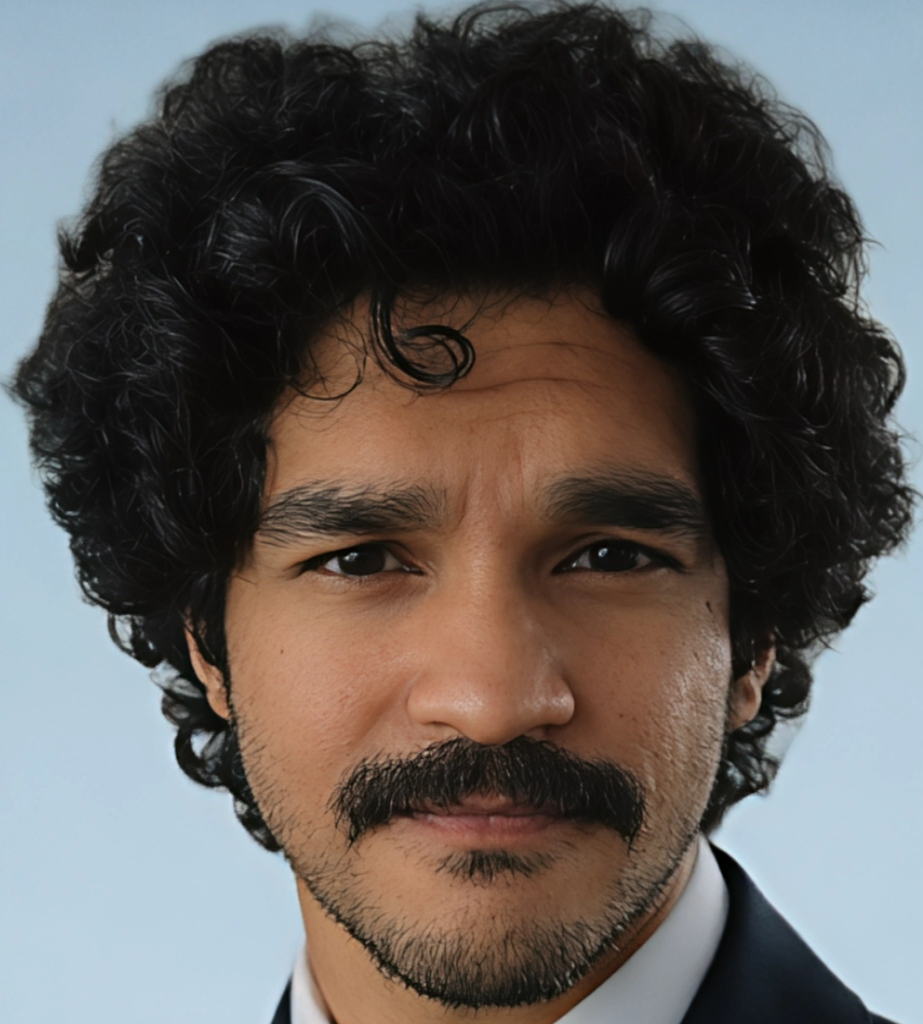
#> input picture assets/ascii-source.png, 923 x 1024 px
$ python generate_ascii.py
#> lines starting #> are read from the running program, lines starting #| are printed output that depends on the picture
from PIL import Image, ImageOps, ImageEnhance
from html import escape

IMAGE_PATH = "assets/ascii-source.png"
OUTPUT_PATH = "ascii_tspans.txt"

# Tune these if needed
WIDTH = 34
START_X = 20
START_Y = 30
LINE_HEIGHT = 20

# Dense charset, similar chaotic Andrew style
ASCII_CHARS = " .'`^\",:;Il!i><~+_-?][}{1)(|\\/tfjrxnuvczXYUJCLQ0OZmwqpdbkhao*#MW&8%B@$"

def resize_image(image, new_width):
    width, height = image.size
    aspect_ratio = height / width

    # 0.48 compensates for monospace characters being taller than wide
    new_height = int(aspect_ratio * new_width * 0.48)

    return image.resize((new_width, new_height))

def image_to_ascii():
    image = Image.open(IMAGE_PATH).convert("L")
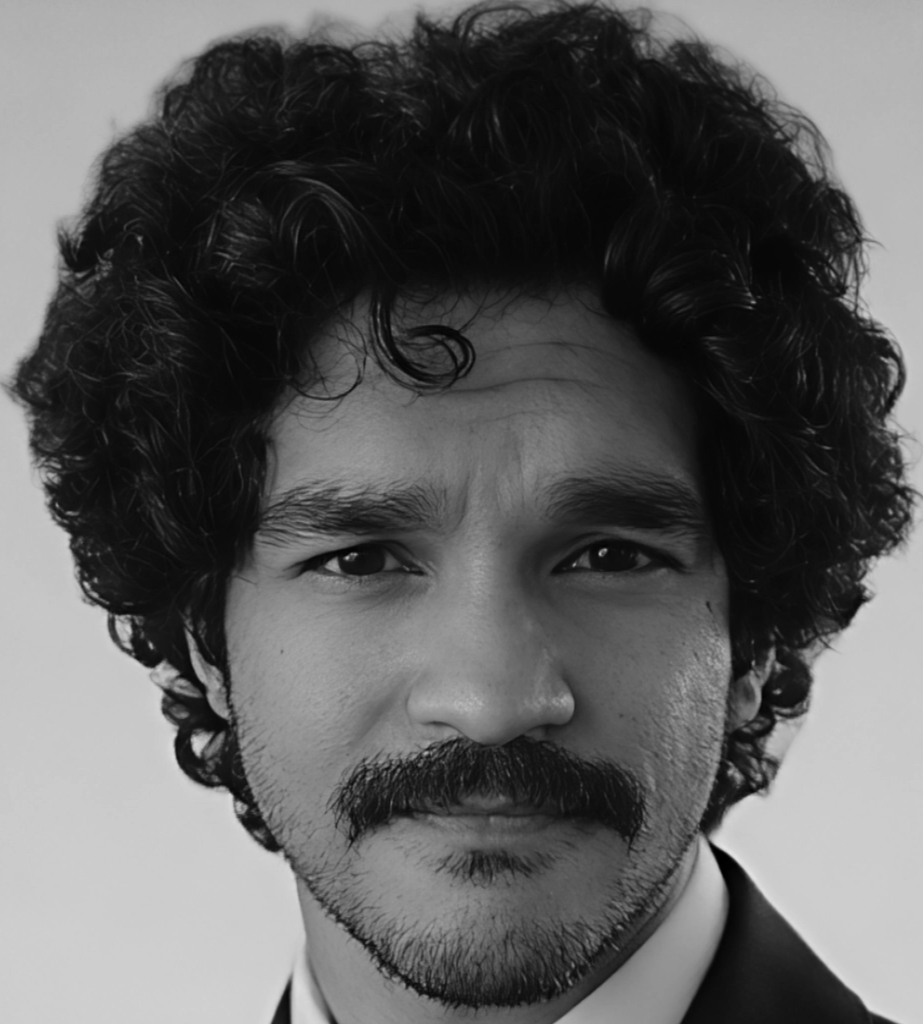
#> image: PIL image 923x1024 L; min 0, max 227, mean 93.7

    # Increase contrast so the ASCII has stronger structure
    image = ImageEnhance.Contrast(image).enhance(1.8)
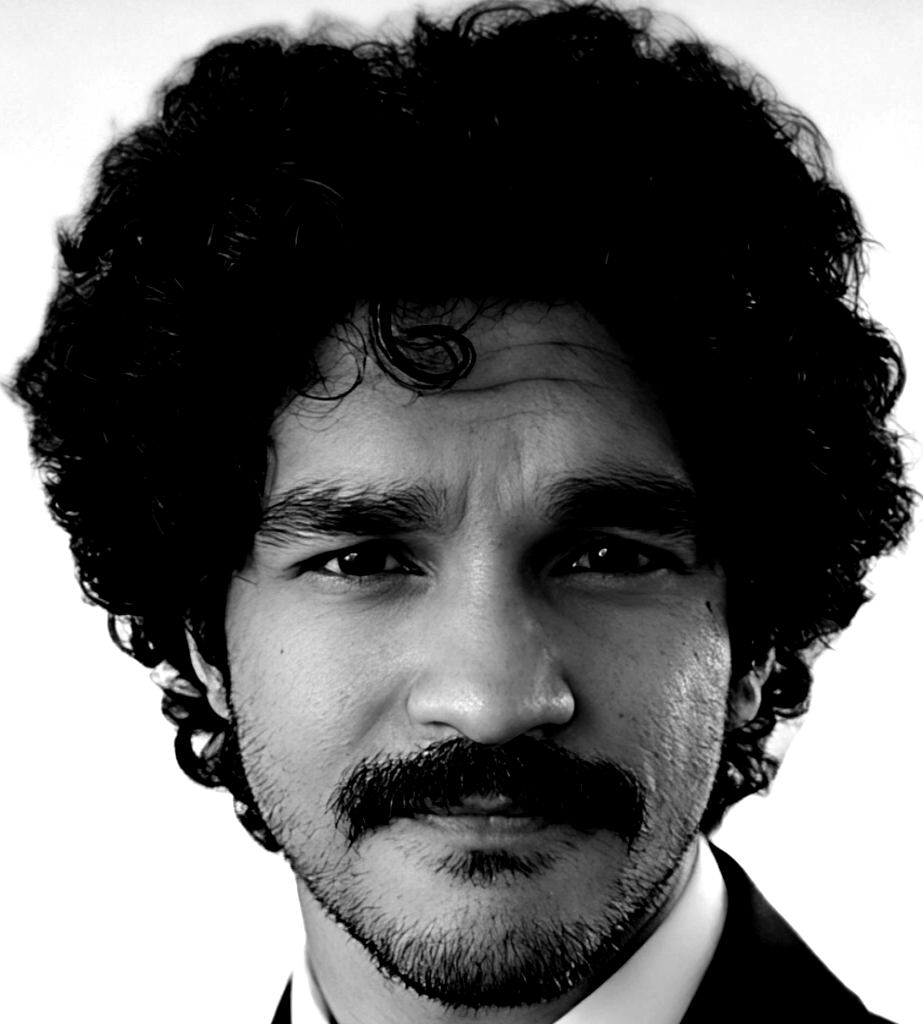
#> image: PIL image 923x1024 L; min 0, max 255, mean 102.8

    # Optional sharpen feel through autocontrast
    image = ImageOps.autocontrast(image)

    # Invert so darker image regions become denser characters
    image = ImageOps.invert(image)
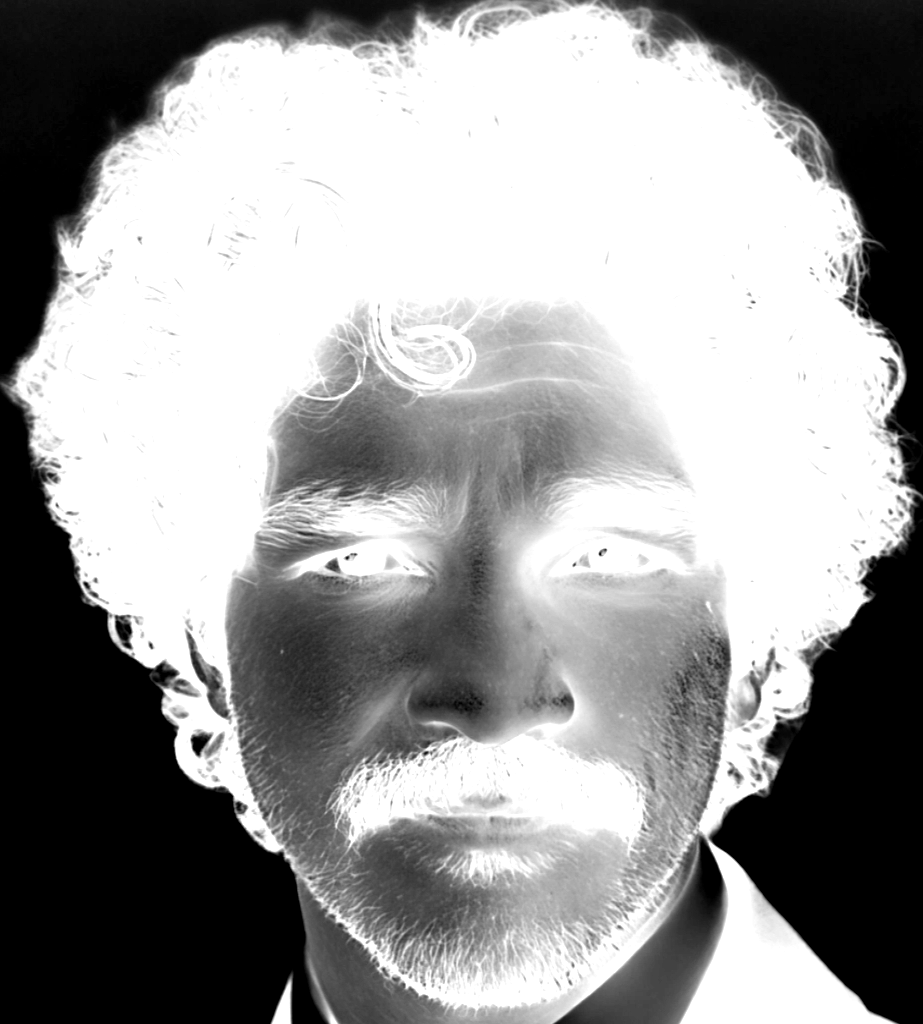
#> image: PIL image 923x1024 L; min 0, max 255, mean 152.2

    image = resize_image(image, WIDTH)
#> in resize_image, `return image.resize((new_width, new_height))`:
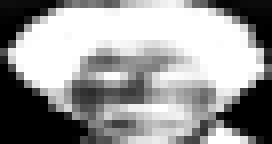
#> returned value: PIL image 34x18 L (shown 8 times larger); min 0, max 255, mean 152.5

    pixels = list(image.getdata())
#> pixels = 612 values, max 255 at index 42, min 0 at index 37, mean 152.5
    chars = []

    for pixel in pixels:
        index = int(pixel / 255 * (len(ASCII_CHARS) - 1))
        chars.append(ASCII_CHARS[index])
#> this loop made 612 passes
#> (pixel, index) on passes 1 to 3: (13, 3), (13, 3), (11, 2)
#> after the loop, chars = 612 items, first 6: '`', '`', "'", "'", "'", '.'

    lines = [
        "".join(chars[i:i + WIDTH])
        for i in range(0, len(chars), WIDTH)
    ]

    tspans = []

    y = START_Y
    for line in lines:
        safe_line = escape(line)
        tspans.append(f'<tspan x="{START_X}" y="{y}">{safe_line}</tspan>')
        y += LINE_HEIGHT
#> this loop made 18 passes
#> (line, safe_line, y) on passes 2 to 9: ('...  ;XW$$$$$B%$$$$$$$$@B$*U_^ ...', '...  ;XW$$$$$B%$$$$$$$$@B$*U_^ ...', 70), ('   :vh$$$$$$$$$$$$$$$$$$$$$$WXi   ', '   :vh$$$$$$$$$$$$$$$$$$$$$$WXi   ', 90), ('  "L$$$$@@@@@$$$$$$$$$$$$$$$$@a}  ', '  &quot;L$$$$@@@@@$$$$$$$$$$$$$$$$@a}  ', 110), ('  C@@@$@B@$$$$$$$$$$$$$$$$$@$$Bz  ', '  C@@@$@B@$$$$$$$$$$$$$$$$$@$$Bz  ', 130), (' -&@$@@$$$$$8WB%%W*oM8@$$$$@$$BLi ', ' -&amp;@$@@$$$$$8WB%%W*oM8@$$$$@$$BLi ', 150), ('}M$$@@@$$$@M0QbMWhmZqk#B$$$$$@$$a!', '}M$$@@@$$$@M0QbMWhmZqk#B$$$$$@$$a!', 170), (';k@$$$$$$@0t({\\vzXYunUmk&@$$$@@$d:', ';k@$$$$$$@0t({\\vzXYunUmk&amp;@$$$@@$d:', 190), (' [B$$@$$$%XxrrvYzunxCh#MWB$$$$@$@/', ' [B$$@$$$%XxrrvYzunxCh#MWB$$$$@$@/', 210)
#> (line, y) on passes 1, 12, 14, 15, 18: ("``'''..i(r/rt1|LmbaM&%MQ\\)l...''''", 50), ("    +QhbY_>!+][_~?fXQZCXctnW&*-'  ", 270), ('      -Chr[}rZmh&&%$$&#qYvqo[     ', 310), ('        !Yr)Yk0CQph#W&8aCJv"      ', 330), ('         .->}[rCh##W#Or]-L$$$$*f" ', 390)
#> after the loop, tspans = 18 items; y = 390

    with open(OUTPUT_PATH, "w", encoding="utf-8") as f:
        f.write("\n".join(tspans))

    print(f"Done. ASCII SVG tspans saved to {OUTPUT_PATH}")
    print(f"Lines: {len(lines)}")
#| Lines: 18
    print(f"Width: {WIDTH}")

if __name__ == "__main__":
    image_to_ascii()
